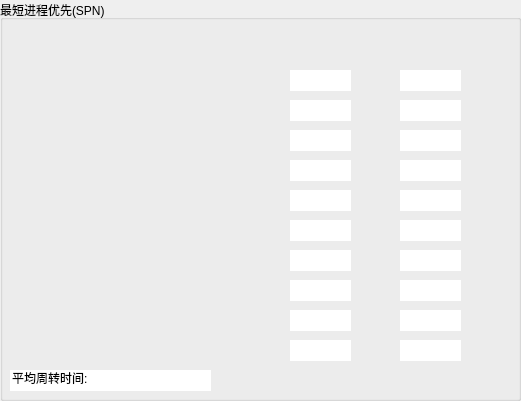
  <widget class="QGroupBox" name="groupBox_SPN">
   <property name="geometry">
    <rect>
     <x>70</x>
     <y>440</y>
     <width>521</width>
     <height>401</height>
    </rect>
   </property>
   <property name="title">
    <string>最短进程优先(SPN)</string>
   </property>
   <widget class="QLineEdit" name="lineEdit_Ready_RR9_4">
    <property name="geometry">
     <rect>
      <x>10</x>
      <y>370</y>
      <width>101</width>
      <height>21</height>
     </rect>
    </property>
    <property name="text">
     <string>平均周转时间:</string>
    </property>
    <property name="frame">
     <bool>false</bool>
    </property>
    <property name="readOnly">
     <bool>true</bool>
    </property>
   </widget>
   <widget class="QLineEdit" name="lineEdit_AvgTime_SPN">
    <property name="geometry">
     <rect>
      <x>110</x>
      <y>370</y>
      <width>101</width>
      <height>21</height>
     </rect>
    </property>
    <property name="text">
     <string/>
    </property>
    <property name="frame">
     <bool>false</bool>
    </property>
    <property name="readOnly">
     <bool>true</bool>
    </property>
   </widget>
   <widget class="QLineEdit" name="lineEdit_Ready_Pri_SPN7">
    <property name="geometry">
     <rect>
      <x>290</x>
      <y>280</y>
      <width>61</width>
      <height>21</height>
     </rect>
    </property>
    <property name="frame">
     <bool>false</bool>
    </property>
    <property name="readOnly">
     <bool>true</bool>
    </property>
   </widget>
   <widget class="QLineEdit" name="lineEdit_Ready_Time_SPN8">
    <property name="geometry">
     <rect>
      <x>400</x>
      <y>310</y>
      <width>61</width>
      <height>21</height>
     </rect>
    </property>
    <property name="frame">
     <bool>false</bool>
    </property>
    <property name="readOnly">
     <bool>true</bool>
    </property>
   </widget>
   <widget class="QLineEdit" name="lineEdit_Run_Time_SPN">
    <property name="geometry">
     <rect>
      <x>400</x>
      <y>70</y>
      <width>61</width>
      <height>21</height>
     </rect>
    </property>
    <property name="frame">
     <bool>false</bool>
    </property>
    <property name="readOnly">
     <bool>true</bool>
    </property>
   </widget>
   <widget class="QLineEdit" name="lineEdit_Ready_Time_SPN4">
    <property name="geometry">
     <rect>
      <x>400</x>
      <y>190</y>
      <width>61</width>
      <height>21</height>
     </rect>
    </property>
    <property name="frame">
     <bool>false</bool>
    </property>
    <property name="readOnly">
     <bool>true</bool>
    </property>
   </widget>
   <widget class="QLineEdit" name="lineEdit_Ready_Pri_SPN6">
    <property name="geometry">
     <rect>
      <x>290</x>
      <y>250</y>
      <width>61</width>
      <height>21</height>
     </rect>
    </property>
    <property name="frame">
     <bool>false</bool>
    </property>
    <property name="readOnly">
     <bool>true</bool>
    </property>
   </widget>
   <widget class="QLineEdit" name="lineEdit_Ready_Time_SPN1">
    <property name="geometry">
     <rect>
      <x>400</x>
      <y>100</y>
      <width>61</width>
      <height>21</height>
     </rect>
    </property>
    <property name="frame">
     <bool>false</bool>
    </property>
    <property name="readOnly">
     <bool>true</bool>
    </property>
   </widget>
   <widget class="QLineEdit" name="lineEdit_Ready_Time_SPN9">
    <property name="geometry">
     <rect>
      <x>400</x>
      <y>340</y>
      <width>61</width>
      <height>21</height>
     </rect>
    </property>
    <property name="frame">
     <bool>false</bool>
    </property>
    <property name="readOnly">
     <bool>true</bool>
    </property>
   </widget>
   <widget class="QLineEdit" name="lineEdit_Ready_Time_SPN5">
    <property name="geometry">
     <rect>
      <x>400</x>
      <y>220</y>
      <width>61</width>
      <height>21</height>
     </rect>
    </property>
    <property name="frame">
     <bool>false</bool>
    </property>
    <property name="readOnly">
     <bool>true</bool>
    </property>
   </widget>
   <widget class="QLineEdit" name="lineEdit_Ready_Pri_SPN1">
    <property name="geometry">
     <rect>
      <x>290</x>
      <y>100</y>
      <width>61</width>
      <height>21</height>
     </rect>
    </property>
    <property name="frame">
     <bool>false</bool>
    </property>
    <property name="readOnly">
     <bool>true</bool>
    </property>
   </widget>
   <widget class="QLineEdit" name="lineEdit_Run_Pri_SPN">
    <property name="geometry">
     <rect>
      <x>290</x>
      <y>70</y>
      <width>61</width>
      <height>21</height>
     </rect>
    </property>
    <property name="frame">
     <bool>false</bool>
    </property>
    <property name="readOnly">
     <bool>true</bool>
    </property>
   </widget>
   <widget class="QLineEdit" name="lineEdit_Ready_Pri_SPN3">
    <property name="geometry">
     <rect>
      <x>290</x>
      <y>160</y>
      <width>61</width>
      <height>21</height>
     </rect>
    </property>
    <property name="frame">
     <bool>false</bool>
    </property>
    <property name="readOnly">
     <bool>true</bool>
    </property>
   </widget>
   <widget class="QLineEdit" name="lineEdit_Ready_Time_SPN7">
    <property name="geometry">
     <rect>
      <x>400</x>
      <y>280</y>
      <width>61</width>
      <height>21</height>
     </rect>
    </property>
    <property name="frame">
     <bool>false</bool>
    </property>
    <property name="readOnly">
     <bool>true</bool>
    </property>
   </widget>
   <widget class="QLineEdit" name="lineEdit_Ready_Pri_SPN9">
    <property name="geometry">
     <rect>
      <x>290</x>
      <y>340</y>
      <width>61</width>
      <height>21</height>
     </rect>
    </property>
    <property name="frame">
     <bool>false</bool>
    </property>
    <property name="readOnly">
     <bool>true</bool>
    </property>
   </widget>
   <widget class="QLineEdit" name="lineEdit_Ready_Pri_SPN4">
    <property name="geometry">
     <rect>
      <x>290</x>
      <y>190</y>
      <width>61</width>
      <height>21</height>
     </rect>
    </property>
    <property name="frame">
     <bool>false</bool>
    </property>
    <property name="readOnly">
     <bool>true</bool>
    </property>
   </widget>
   <widget class="QLineEdit" name="lineEdit_Ready_Pri_SPN8">
    <property name="geometry">
     <rect>
      <x>290</x>
      <y>310</y>
      <width>61</width>
      <height>21</height>
     </rect>
    </property>
    <property name="frame">
     <bool>false</bool>
    </property>
    <property name="readOnly">
     <bool>true</bool>
    </property>
   </widget>
   <widget class="QLineEdit" name="lineEdit_Ready_Time_SPN2">
    <property name="geometry">
     <rect>
      <x>400</x>
      <y>130</y>
      <width>61</width>
      <height>21</height>
     </rect>
    </property>
    <property name="frame">
     <bool>false</bool>
    </property>
    <property name="readOnly">
     <bool>true</bool>
    </property>
   </widget>
   <widget class="QLineEdit" name="lineEdit_Ready_Pri_SPN5">
    <property name="geometry">
     <rect>
      <x>290</x>
      <y>220</y>
      <width>61</width>
      <height>21</height>
     </rect>
    </property>
    <property name="frame">
     <bool>false</bool>
    </property>
    <property name="readOnly">
     <bool>true</bool>
    </property>
   </widget>
   <widget class="QLineEdit" name="lineEdit_Ready_Time_SPN6">
    <property name="geometry">
     <rect>
      <x>400</x>
      <y>250</y>
      <width>61</width>
      <height>21</height>
     </rect>
    </property>
    <property name="frame">
     <bool>false</bool>
    </property>
    <property name="readOnly">
     <bool>true</bool>
    </property>
   </widget>
   <widget class="QLineEdit" name="lineEdit_Ready_Pri_SPN2">
    <property name="geometry">
     <rect>
      <x>290</x>
      <y>130</y>
      <width>61</width>
      <height>21</height>
     </rect>
    </property>
    <property name="frame">
     <bool>false</bool>
    </property>
    <property name="readOnly">
     <bool>true</bool>
    </property>
   </widget>
   <widget class="QLineEdit" name="lineEdit_Ready_Time_SPN3">
    <property name="geometry">
     <rect>
      <x>400</x>
      <y>160</y>
      <width>61</width>
      <height>21</height>
     </rect>
    </property>
    <property name="frame">
     <bool>false</bool>
    </property>
    <property name="readOnly">
     <bool>true</bool>
    </property>
   </widget>
  </widget>
